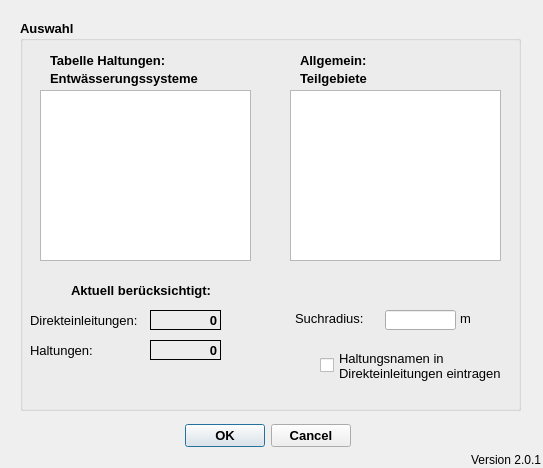
<?xml version="1.0" encoding="UTF-8"?>
<ui version="4.0">
 <class>ImportFromHEDialogBase</class>
 <widget class="QDialog" name="ImportFromHEDialogBase">
  <property name="geometry">
   <rect>
    <x>0</x>
    <y>0</y>
    <width>543</width>
    <height>468</height>
   </rect>
  </property>
  <property name="windowTitle">
   <string>Verbindungslinien erstellen</string>
  </property>
  <widget class="QDialogButtonBox" name="button_box">
   <property name="geometry">
    <rect>
     <x>170</x>
     <y>420</y>
     <width>181</width>
     <height>32</height>
    </rect>
   </property>
   <property name="font">
    <font>
     <pointsize>10</pointsize>
     <weight>75</weight>
     <bold>true</bold>
    </font>
   </property>
   <property name="toolTip">
    <string>&lt;html&gt;&lt;head/&gt;&lt;body&gt;&lt;p&gt;Datenimport starten ...&lt;/p&gt;&lt;/body&gt;&lt;/html&gt;</string>
   </property>
   <property name="orientation">
    <enum>Qt::Horizontal</enum>
   </property>
   <property name="standardButtons">
    <set>QDialogButtonBox::Cancel|QDialogButtonBox::Ok</set>
   </property>
  </widget>
  <widget class="QLabel" name="label_3">
   <property name="geometry">
    <rect>
     <x>470</x>
     <y>450</y>
     <width>71</width>
     <height>20</height>
    </rect>
   </property>
   <property name="toolTip">
    <string>Version QKan Import</string>
   </property>
   <property name="text">
    <string>Version 2.0.1</string>
   </property>
   <property name="alignment">
    <set>Qt::AlignRight|Qt::AlignTrailing|Qt::AlignVCenter</set>
   </property>
  </widget>
  <widget class="QGroupBox" name="groupBox_2">
   <property name="geometry">
    <rect>
     <x>20</x>
     <y>20</y>
     <width>501</width>
     <height>391</height>
    </rect>
   </property>
   <property name="font">
    <font>
     <pointsize>10</pointsize>
     <weight>75</weight>
     <bold>true</bold>
    </font>
   </property>
   <property name="title">
    <string>Auswahl</string>
   </property>
   <widget class="QLabel" name="label_5">
    <property name="geometry">
     <rect>
      <x>280</x>
      <y>50</y>
      <width>91</width>
      <height>16</height>
     </rect>
    </property>
    <property name="font">
     <font>
      <weight>75</weight>
      <bold>true</bold>
     </font>
    </property>
    <property name="text">
     <string>Teilgebiete</string>
    </property>
   </widget>
   <widget class="QListWidget" name="lw_teilgebiete">
    <property name="geometry">
     <rect>
      <x>270</x>
      <y>70</y>
      <width>211</width>
      <height>171</height>
     </rect>
    </property>
    <property name="toolTip">
     <string extracomment="Auswahl der zu bearbeitenden Teilgebiete. Alle auswählen mit [Strg]+A"/>
    </property>
    <property name="statusTip">
     <string extracomment="Auswahl der zu bearbeitenden Teilgebiete. Alle auswählen mit [Strg]+A"/>
    </property>
    <property name="selectionMode">
     <enum>QAbstractItemView::ExtendedSelection</enum>
    </property>
   </widget>
   <widget class="QLabel" name="label_10">
    <property name="geometry">
     <rect>
      <x>10</x>
      <y>290</y>
      <width>111</width>
      <height>20</height>
     </rect>
    </property>
    <property name="font">
     <font>
      <pointsize>10</pointsize>
      <weight>50</weight>
      <bold>false</bold>
     </font>
    </property>
    <property name="toolTip">
     <string extracomment="Anzahl der abhängig von den Filteroptionen zu berücksichtigenden Flächen (mit und ohne Verschneidung)"/>
    </property>
    <property name="statusTip">
     <string extracomment="Anzahl der abhängig von den Filteroptionen zu berücksichtigenden Flächen (mit und ohne Verschneidung)"/>
    </property>
    <property name="text">
     <string>Direkteinleitungen:</string>
    </property>
   </widget>
   <widget class="QLabel" name="lf_anzahl_einleit">
    <property name="geometry">
     <rect>
      <x>130</x>
      <y>290</y>
      <width>71</width>
      <height>20</height>
     </rect>
    </property>
    <property name="font">
     <font>
      <pointsize>10</pointsize>
      <weight>75</weight>
      <bold>true</bold>
     </font>
    </property>
    <property name="toolTip">
     <string extracomment="Anzahl der abhängig von den Filteroptionen zu berücksichtigenden ganzen Flächen"/>
    </property>
    <property name="statusTip">
     <string extracomment="Anzahl der abhängig von den Filteroptionen zu berücksichtigenden ganzen Flächen"/>
    </property>
    <property name="frameShape">
     <enum>QFrame::Panel</enum>
    </property>
    <property name="text">
     <string>0</string>
    </property>
    <property name="alignment">
     <set>Qt::AlignRight|Qt::AlignTrailing|Qt::AlignVCenter</set>
    </property>
   </widget>
   <widget class="QLabel" name="label_11">
    <property name="geometry">
     <rect>
      <x>10</x>
      <y>320</y>
      <width>101</width>
      <height>20</height>
     </rect>
    </property>
    <property name="font">
     <font>
      <pointsize>10</pointsize>
      <weight>50</weight>
      <bold>false</bold>
     </font>
    </property>
    <property name="toolTip">
     <string extracomment="Anzahl der abhängig von den Filteroptionen zu berücksichtigenden Haltungen"/>
    </property>
    <property name="statusTip">
     <string extracomment="Anzahl der abhängig von den Filteroptionen zu berücksichtigenden Haltungen"/>
    </property>
    <property name="text">
     <string>Haltungen:</string>
    </property>
   </widget>
   <widget class="QLabel" name="lf_anzahl_haltungen">
    <property name="geometry">
     <rect>
      <x>130</x>
      <y>320</y>
      <width>71</width>
      <height>20</height>
     </rect>
    </property>
    <property name="font">
     <font>
      <pointsize>10</pointsize>
      <weight>75</weight>
      <bold>true</bold>
     </font>
    </property>
    <property name="toolTip">
     <string extracomment="Anzahl der abhängig von den Filteroptionen zu berücksichtigenden Haltungen"/>
    </property>
    <property name="statusTip">
     <string extracomment="Anzahl der abhängig von den Filteroptionen zu berücksichtigenden Haltungen"/>
    </property>
    <property name="frameShape">
     <enum>QFrame::Panel</enum>
    </property>
    <property name="text">
     <string>0</string>
    </property>
    <property name="alignment">
     <set>Qt::AlignRight|Qt::AlignTrailing|Qt::AlignVCenter</set>
    </property>
   </widget>
   <widget class="QLabel" name="label_12">
    <property name="geometry">
     <rect>
      <x>20</x>
      <y>260</y>
      <width>171</width>
      <height>20</height>
     </rect>
    </property>
    <property name="font">
     <font>
      <pointsize>10</pointsize>
      <weight>75</weight>
      <bold>true</bold>
     </font>
    </property>
    <property name="toolTip">
     <string extracomment="Anzahl der abhängig von den Filteroptionen zu berücksichtigenden Flächen (mit und ohne Verschneidung)"/>
    </property>
    <property name="statusTip">
     <string extracomment="Anzahl der abhängig von den Filteroptionen zu berücksichtigenden Flächen (mit und ohne Verschneidung)"/>
    </property>
    <property name="text">
     <string>Aktuell berücksichtigt:</string>
    </property>
    <property name="alignment">
     <set>Qt::AlignRight|Qt::AlignTrailing|Qt::AlignVCenter</set>
    </property>
   </widget>
   <widget class="QLabel" name="label_8">
    <property name="geometry">
     <rect>
      <x>280</x>
      <y>30</y>
      <width>91</width>
      <height>20</height>
     </rect>
    </property>
    <property name="font">
     <font>
      <weight>75</weight>
      <bold>true</bold>
     </font>
    </property>
    <property name="text">
     <string>Allgemein:</string>
    </property>
   </widget>
   <widget class="QLabel" name="label_6">
    <property name="geometry">
     <rect>
      <x>30</x>
      <y>50</y>
      <width>171</width>
      <height>16</height>
     </rect>
    </property>
    <property name="font">
     <font>
      <weight>75</weight>
      <bold>true</bold>
     </font>
    </property>
    <property name="text">
     <string>Entwässerungssysteme</string>
    </property>
   </widget>
   <widget class="QListWidget" name="lw_hal_entw">
    <property name="geometry">
     <rect>
      <x>20</x>
      <y>70</y>
      <width>211</width>
      <height>171</height>
     </rect>
    </property>
    <property name="toolTip">
     <string extracomment="Auswahl der zu bearbeitenden Haltungen nach Entwässerungssystem. Alle auswählen mit [Strg]+A"/>
    </property>
    <property name="statusTip">
     <string extracomment="Auswahl der zu bearbeitenden Haltungen nach Entwässerungssystem. Alle auswählen mit [Strg]+A"/>
    </property>
    <property name="selectionMode">
     <enum>QAbstractItemView::ExtendedSelection</enum>
    </property>
   </widget>
   <widget class="QLabel" name="label_7">
    <property name="geometry">
     <rect>
      <x>30</x>
      <y>30</y>
      <width>171</width>
      <height>20</height>
     </rect>
    </property>
    <property name="font">
     <font>
      <weight>75</weight>
      <bold>true</bold>
     </font>
    </property>
    <property name="text">
     <string>Tabelle Haltungen:</string>
    </property>
   </widget>
   <widget class="QLabel" name="label">
    <property name="geometry">
     <rect>
      <x>275</x>
      <y>290</y>
      <width>91</width>
      <height>16</height>
     </rect>
    </property>
    <property name="font">
     <font>
      <weight>50</weight>
      <bold>false</bold>
     </font>
    </property>
    <property name="toolTip">
     <string extracomment="Radius zur Berücksichtigung von Flächen um die Haltungen"/>
    </property>
    <property name="statusTip">
     <string extracomment="Radius zur Berücksichtigung von Flächen um die Haltungen"/>
    </property>
    <property name="text">
     <string>Suchradius:</string>
    </property>
   </widget>
   <widget class="QLineEdit" name="tf_suchradius">
    <property name="geometry">
     <rect>
      <x>365</x>
      <y>290</y>
      <width>71</width>
      <height>20</height>
     </rect>
    </property>
    <property name="toolTip">
     <string extracomment="Radius zur Berücksichtigung von Flächen um die Haltungen"/>
    </property>
    <property name="statusTip">
     <string extracomment="Radius zur Berücksichtigung von Flächen um die Haltungen"/>
    </property>
   </widget>
   <widget class="QLabel" name="label_9">
    <property name="geometry">
     <rect>
      <x>440</x>
      <y>290</y>
      <width>31</width>
      <height>16</height>
     </rect>
    </property>
    <property name="font">
     <font>
      <weight>50</weight>
      <bold>false</bold>
     </font>
    </property>
    <property name="toolTip">
     <string extracomment="Radius zur Berücksichtigung von Flächen um die Haltungen"/>
    </property>
    <property name="statusTip">
     <string extracomment="Radius zur Berücksichtigung von Flächen um die Haltungen"/>
    </property>
    <property name="text">
     <string>m</string>
    </property>
   </widget>
   <widget class="QCheckBox" name="cb_schreibe_haltungen">
    <property name="geometry">
     <rect>
      <x>300</x>
      <y>330</y>
      <width>191</width>
      <height>31</height>
     </rect>
    </property>
    <property name="font">
     <font>
      <pointsize>10</pointsize>
      <weight>50</weight>
      <bold>false</bold>
     </font>
    </property>
    <property name="toolTip">
     <string extracomment="Die Bearbeitung dauert erheblich länger. Die Eintragung kann auch nachträglich für alle Verbindungslinien zusammen vorgenommen werden."/>
    </property>
    <property name="statusTip">
     <string extracomment="Die Bearbeitung dauert erheblich länger. Die Eintragung kann auch nachträglich für alle Verbindungslinien zusammen vorgenommen werden."/>
    </property>
    <property name="text">
     <string>Haltungsnamen in 
Direkteinleitungen eintragen</string>
    </property>
   </widget>
  </widget>
 </widget>
 <resources/>
 <connections>
  <connection>
   <sender>button_box</sender>
   <signal>accepted()</signal>
   <receiver>ImportFromHEDialogBase</receiver>
   <slot>accept()</slot>
   <hints>
    <hint type="sourcelabel">
     <x>265</x>
     <y>205</y>
    </hint>
    <hint type="destinationlabel">
     <x>275</x>
     <y>117</y>
    </hint>
   </hints>
  </connection>
  <connection>
   <sender>button_box</sender>
   <signal>rejected()</signal>
   <receiver>ImportFromHEDialogBase</receiver>
   <slot>reject()</slot>
   <hints>
    <hint type="sourcelabel">
     <x>265</x>
     <y>205</y>
    </hint>
    <hint type="destinationlabel">
     <x>275</x>
     <y>117</y>
    </hint>
   </hints>
  </connection>
 </connections>
</ui>
